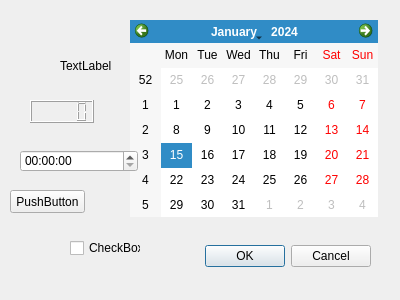
<?xml version="1.0" encoding="UTF-8"?>
<ui version="4.0">
 <class>Dialog</class>
 <widget class="QDialog" name="Dialog">
  <property name="geometry">
   <rect>
    <x>0</x>
    <y>0</y>
    <width>400</width>
    <height>300</height>
   </rect>
  </property>
  <property name="windowTitle">
   <string>Dialog</string>
  </property>
  <widget class="QDialogButtonBox" name="buttonBox">
   <property name="geometry">
    <rect>
     <x>30</x>
     <y>240</y>
     <width>341</width>
     <height>32</height>
    </rect>
   </property>
   <property name="orientation">
    <enum>Qt::Horizontal</enum>
   </property>
   <property name="standardButtons">
    <set>QDialogButtonBox::Cancel|QDialogButtonBox::Ok</set>
   </property>
  </widget>
  <widget class="QLabel" name="label">
   <property name="geometry">
    <rect>
     <x>60</x>
     <y>60</y>
     <width>54</width>
     <height>12</height>
    </rect>
   </property>
   <property name="text">
    <string>TextLabel</string>
   </property>
  </widget>
  <widget class="QCalendarWidget" name="calendarWidget">
   <property name="geometry">
    <rect>
     <x>130</x>
     <y>20</y>
     <width>248</width>
     <height>197</height>
    </rect>
   </property>
  </widget>
  <widget class="QLCDNumber" name="lcdNumber">
   <property name="geometry">
    <rect>
     <x>30</x>
     <y>100</y>
     <width>64</width>
     <height>23</height>
    </rect>
   </property>
  </widget>
  <widget class="QTimeEdit" name="timeEdit">
   <property name="geometry">
    <rect>
     <x>20</x>
     <y>150</y>
     <width>118</width>
     <height>22</height>
    </rect>
   </property>
  </widget>
  <widget class="QPushButton" name="pushButton">
   <property name="geometry">
    <rect>
     <x>10</x>
     <y>190</y>
     <width>75</width>
     <height>23</height>
    </rect>
   </property>
   <property name="text">
    <string>PushButton</string>
   </property>
  </widget>
  <widget class="QCheckBox" name="checkBox">
   <property name="geometry">
    <rect>
     <x>70</x>
     <y>240</y>
     <width>71</width>
     <height>16</height>
    </rect>
   </property>
   <property name="text">
    <string>CheckBox</string>
   </property>
  </widget>
 </widget>
 <resources/>
 <connections>
  <connection>
   <sender>buttonBox</sender>
   <signal>accepted()</signal>
   <receiver>Dialog</receiver>
   <slot>accept()</slot>
   <hints>
    <hint type="sourcelabel">
     <x>248</x>
     <y>254</y>
    </hint>
    <hint type="destinationlabel">
     <x>157</x>
     <y>274</y>
    </hint>
   </hints>
  </connection>
  <connection>
   <sender>buttonBox</sender>
   <signal>rejected()</signal>
   <receiver>Dialog</receiver>
   <slot>reject()</slot>
   <hints>
    <hint type="sourcelabel">
     <x>316</x>
     <y>260</y>
    </hint>
    <hint type="destinationlabel">
     <x>286</x>
     <y>274</y>
    </hint>
   </hints>
  </connection>
 </connections>
</ui>
